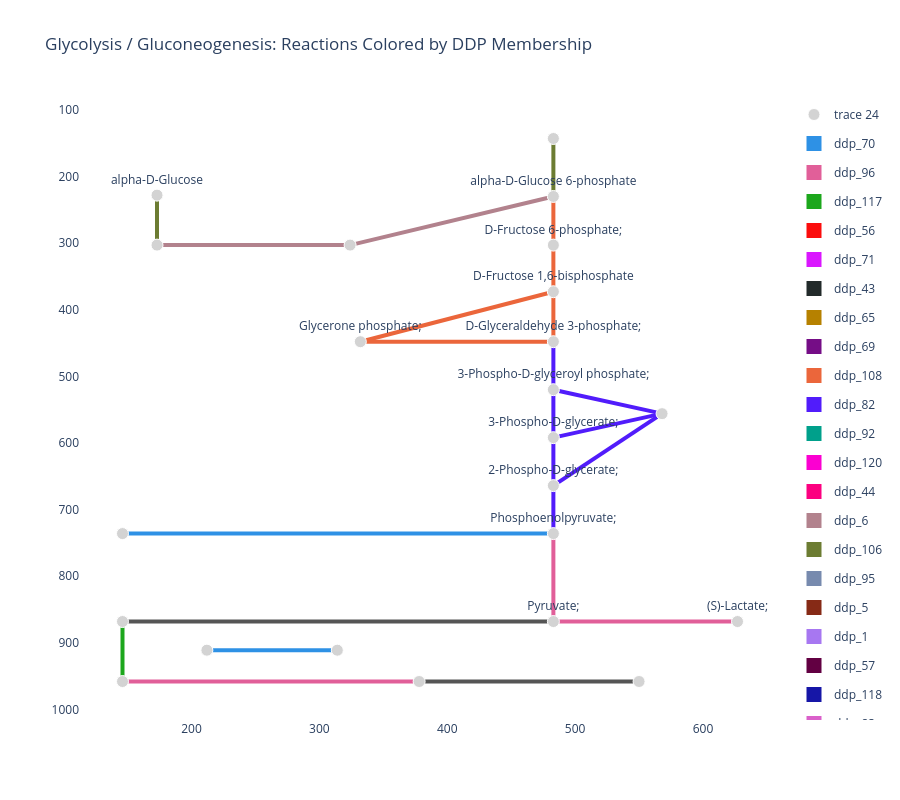

The code cell stored with this chart in its notebook:
### Markdown cell above
### Glycolysis Reactions Colored by DDP Membership

In this plot, each edge represents a reaction in the [KEGG glycolysis/gluconeogenesis pathway (rn00010)](https://www.kegg.jp/pathway/rn00010). We color each reaction by the DDP it belongs to.

### Code cell
pathway_id_to_plot = "rn00010"

ddp_edge_labels = rxn_to_ddp.copy()

with ddp_pathway_palette(ddp_edge_labels):
    fig = mern_support.kegg_pathway_plot(
        pathway=pathway_id_to_plot,
        dataset=dataset,
        rna=rna,
        user_labels=ddp_edge_labels,
        edge_width=4,
        show_node_labels=True,
        labeled_nodes=metabolite_labels(dataset, pathway=pathway_id_to_plot),
    )

fig.update_layout(
    title="Glycolysis / Gluconeogenesis: Reactions Colored by DDP Membership"
)

fig.write_image(f"{base_path_figures}/glycolysis_ddp_plot.png", width=1200, height=800, scale=2)
fig.show()

### Figure 1 — Plotly figure (JSON) as saved in the notebook; plotly's stock layout.template omitted (floating-point values rounded to 4 significant figures)
{"data": [{"hoverinfo": "none", "line": {"color": "#EB663B", "width": 4}, "mode": "lines", "showlegend": false, "type": "scatter", "x": [483, 483, null], "y": [303, 373, null]}, {"hoverinfo": "none", "line": {"color": "#EB663B", "width": 4}, "mode": "lines", "showlegend": false, "type": "scatter", "x": [483, 483, null], "y": [303, 230, null]}, {"hoverinfo": "none", "line": {"color": "#EB663B", "width": 4}, "mode": "lines", "showlegend": false, "type": "scatter", "x": [483, 483, null], "y": [373, 448, null]}, {"hoverinfo": "none", "line": {"color": "#EB663B", "width": 4}, "mode": "lines", "showlegend": false, "type": "scatter", "x": [483, 332, null], "y": [373, 448, null]}, {"hoverinfo": "none", "line": {"color": "#EB663B", "width": 4}, "mode": "lines", "showlegend": false, "type": "scatter", "x": [483, 332, null], "y": [448, 448, null]}, {"hoverinfo": "none", "line": {"color": "#511CFB", "width": 4}, "mode": "lines", "showlegend": false, "type": "scatter", "x": [483, 483, null], "y": [448, 520, null]}, {"hoverinfo": "none", "line": {"color": "#511CFB", "width": 4}, "mode": "lines", "showlegend": false, "type": "scatter", "x": [483, 483, null], "y": [520, 592, null]}, {"hoverinfo": "none", "line": {"color": "#511CFB", "width": 4}, "mode": "lines", "showlegend": false, "type": "scatter", "x": [483, 568, null], "y": [520, 556, null]}, {"hoverinfo": "none", "line": {"color": "#511CFB", "width": 4}, "mode": "lines", "showlegend": false, "type": "scatter", "x": [483, 483, null], "y": [592, 664, null]}, {"hoverinfo": "none", "line": {"color": "#511CFB", "width": 4}, "mode": "lines", "showlegend": false, "type": "scatter", "x": [483, 568, null], "y": [592, 556, null]}, {"hoverinfo": "none", "line": {"color": "#511CFB", "width": 4}, "mode": "lines", "showlegend": false, "type": "scatter", "x": [483, 483, null], "y": [664, 736, null]}, {"hoverinfo": "none", "line": {"color": "#511CFB", "width": 4}, "mode": "lines", "showlegend": false, "type": "scatter", "x": [483, 568, null], "y": [664, 556, null]}, {"hoverinfo": "none", "line": {"color": "#E15F99", "width": 4}, "mode": "lines", "showlegend": false, "type": "scatter", "x": [483, 483, null], "y": [736, 868, null]}, {"hoverinfo": "none", "line": {"color": "#2E91E5", "width": 4}, "mode": "lines", "showlegend": false, "type": "scatter", "x": [483, 146, null], "y": [736, 736, null]}, {"hoverinfo": "none", "line": {"color": "#555555", "width": 4}, "mode": "lines", "showlegend": false, "type": "scatter", "x": [483, 146, null], "y": [868, 868, null]}, {"hoverinfo": "none", "line": {"color": "#E15F99", "width": 4}, "mode": "lines", "showlegend": false, "type": "scatter", "x": [483, 627, null], "y": [868, 868, null]}, {"hoverinfo": "none", "line": {"color": "#1CA71C", "width": 4}, "mode": "lines", "showlegend": false, "type": "scatter", "x": [146, 146, null], "y": [868, 958, null]}, {"hoverinfo": "none", "line": {"color": "#B2828D", "width": 4}, "mode": "lines", "showlegend": false, "type": "scatter", "x": [483, 324, null], "y": [230, 303, null]}, {"hoverinfo": "none", "line": {"color": "#6C7C32", "width": 4}, "mode": "lines", "showlegend": false, "type": "scatter", "x": [483, 483, null], "y": [230, 143, null]}, {"hoverinfo": "none", "line": {"color": "#B2828D", "width": 4}, "mode": "lines", "showlegend": false, "type": "scatter", "x": [324, 173, null], "y": [303, 303, null]}, {"hoverinfo": "none", "line": {"color": "#E15F99", "width": 4}, "mode": "lines", "showlegend": false, "type": "scatter", "x": [378, 146, null], "y": [958, 958, null]}, {"hoverinfo": "none", "line": {"color": "#555555", "width": 4}, "mode": "lines", "showlegend": false, "type": "scatter", "x": [378, 550, null], "y": [958, 958, null]}, {"hoverinfo": "none", "line": {"color": "#6C7C32", "width": 4}, "mode": "lines", "showlegend": false, "type": "scatter", "x": [173, 173, null], "y": [228, 303, null]}, {"hoverinfo": "none", "line": {"color": "#2E91E5", "width": 4}, "mode": "lines", "showlegend": false, "type": "scatter", "x": [212, 314, null], "y": [911, 911, null]}, {"hoverinfo": "text", "hoverlabel": {"bgcolor": "white"}, "hovertemplate": "%{hovertext}<extra></extra>", "hovertext": ["Name: D-Fructose 6-phosphate;<br>ID: cpd:C00085", "Name: D-Fructose 1,6-bisphosphate<br>ID: cpd:C00354", "Name: D-Glyceraldehyde 3-phosphate;<br>ID: cpd:C00118", "Name: Glycerone phosphate;<br>ID: cpd:C00111", "Name: 3-Phospho-D-glyceroyl phosphate;<br>ID: cpd:C00236", "Name: 3-Phospho-D-glycerate;<br>ID: cpd:C00197", "Name: 2-Phospho-D-glycerate;<br>ID: cpd:C00631", "Name: Phosphoenolpyruvate;<br>ID: cpd:C00074", "Name: Pyruvate;<br>ID: cpd:C00022", "Name: Acetyl-CoA;<br>ID: cpd:C00024", "Name: alpha-D-Glucose 6-phosphate<br>ID: cpd:C00668", "Name: beta-D-Glucose 6-phosphate<br>ID: cpd:C01172", "Name: D-Glucose 1-phosphate;<br>ID: cpd:C00103", "Name: Oxaloacetate;<br>ID: cpd:C00036", "Name: (S)-Lactate;<br>ID: cpd:C00186", "Name: Acetaldehyde;<br>ID: cpd:C00084", "Name: Acetate;<br>ID: cpd:C00033", "Name: Ethanol;<br>ID: cpd:C00469", "Name: 2,3-Bisphospho-D-glycerate;<br>ID: cpd:C01159", "Name: alpha-D-Glucose<br>ID: cpd:C00267", "Name: beta-D-Glucose;<br>ID: cpd:C00221", "Name: Enzyme N6-(dihydrolipoyl)lysine;<br>ID: cpd:C15973", "Name: Enzyme N6-(lipoyl)lysine;<br>ID: cpd:C15972"], "marker": {"color": ["lightgray", "lightgray", "lightgray", "lightgray", "lightgray", "lightgray", "lightgray", "lightgray", "lightgray", "lightgray", "lightgray", "lightgray", "lightgray", "lightgray", "lightgray", "lightgray", "lightgray", "lightgray", "lightgray", "lightgray", "lightgray", "lightgray", "lightgray"], "opacity": 1, "size": [12, 12, 12, 12, 12, 12, 12, 12, 12, 12, 12, 12, 12, 12, 12, 12, 12, 12, 12, 12, 12, 12, 12]}, "mode": "markers+text", "text": ["D-Fructose 6-phosphate;", "D-Fructose 1,6-bisphosphate", "D-Glyceraldehyde 3-phosphate;", "Glycerone phosphate;", "3-Phospho-D-glyceroyl phosphate;", "3-Phospho-D-glycerate;", "2-Phospho-D-glycerate;", "Phosphoenolpyruvate;", "Pyruvate;", null, "alpha-D-Glucose 6-phosphate", null, null, null, "(S)-Lactate;", null, null, null, null, "alpha-D-Glucose", null, null, null], "textposition": "top center", "type": "scatter", "x": [483, 483, 483, 332, 483, 483, 483, 483, 483, 146, 483, 324, 483, 146, 627, 378, 146, 550, 568, 173, 173, 212, 314], "y": [303, 373, 448, 448, 520, 592, 664, 736, 868, 868, 230, 303, 143, 736, 868, 958, 958, 958, 556, 228, 303, 911, 911]}, {"hoverinfo": "text", "marker": {"opacity": 0, "size": 10}, "mode": "markers", "showlegend": false, "text": ["Reaction: rn:R00764 rn:R00756 rn:R00762 rn:R05805<br>Value: ddp_108<br>Size: 2.00", "Reaction: rn:R13199<br>Value: ddp_108<br>Size: 2.00", "Reaction: rn:R01068<br>Value: ddp_108<br>Size: 2.00", "Reaction: rn:R01068<br>Value: ddp_108<br>Size: 2.00", "Reaction: rn:R01015<br>Value: ddp_108<br>Size: 2.00", "Reaction: rn:R01061 rn:R01063<br>Value: ddp_82<br>Size: 2.00", "Reaction: rn:R01512<br>Value: ddp_82<br>Size: 2.00", "Reaction: rn:R01662<br>Value: ddp_82<br>Size: 2.00", "Reaction: rn:R01518<br>Value: ddp_82<br>Size: 2.00", "Reaction: rn:R01516<br>Value: ddp_82<br>Size: 2.00", "Reaction: rn:R00658<br>Value: ddp_82<br>Size: 2.00", "Reaction: rn:R09532<br>Value: ddp_82<br>Size: 2.00", "Reaction: rn:R00199 rn:R00200 rn:R00206 rn:R02320<br>Value: ddp_96<br>Size: 2.00", "Reaction: rn:R00341 rn:R00345 rn:R00346 rn:R00431 rn:R00726<br>Value: ddp_70<br>Size: 2.00", "Reaction: rn:R00209 rn:R00212 rn:R01196 rn:R10866<br>Value: NA<br>Size: 2.00", "Reaction: rn:R00196 rn:R00703 rn:R01447 rn:R13050<br>Value: ddp_96<br>Size: 2.00", "Reaction: rn:R00229 rn:R00235<br>Value: ddp_117<br>Size: 2.00", "Reaction: rn:R02739<br>Value: ddp_6<br>Size: 2.00", "Reaction: rn:R00959<br>Value: ddp_106<br>Size: 2.00", "Reaction: rn:R01600 rn:R02187 rn:R09086<br>Value: ddp_6<br>Size: 2.00", "Reaction: rn:R00710 rn:R00711<br>Value: ddp_2<br>Size: 2.00", "Reaction: rn:R00746 rn:R00754 rn:R05198 rn:R09127 rn:R09479<br>Value: NA<br>Size: 2.00", "Reaction: rn:R01602<br>Value: ddp_106<br>Size: 2.00", "Reaction: rn:R07618<br>Value: ddp_122<br>Size: 2.00"], "type": "scatter", "x": [483, 483, 483, 407.5, 407.5, 483, 483, 525.5, 483, 525.5, 483, 525.5, 483, 314.5, 314.5, 555, 146, 403.5, 483, 248.5, 262, 464, 173, 263], "y": [338, 266.5, 410.5, 410.5, 448, 484, 556, 538, 628, 574, 700, 610, 802, 736, 868, 868, 913, 266.5, 186.5, 303, 958, 958, 265.5, 911]}, {"legendgroup": "ddp_70", "marker": {"color": "#2E91E5", "size": 15, "symbol": "square"}, "mode": "markers", "name": "ddp_70", "showlegend": true, "type": "scatter", "x": [null], "y": [null]}, {"legendgroup": "ddp_96", "marker": {"color": "#E15F99", "size": 15, "symbol": "square"}, "mode": "markers", "name": "ddp_96", "showlegend": true, "type": "scatter", "x": [null], "y": [null]}, {"legendgroup": "ddp_117", "marker": {"color": "#1CA71C", "size": 15, "symbol": "square"}, "mode": "markers", "name": "ddp_117", "showlegend": true, "type": "scatter", "x": [null], "y": [null]}, {"legendgroup": "ddp_56", "marker": {"color": "#FB0D0D", "size": 15, "symbol": "square"}, "mode": "markers", "name": "ddp_56", "showlegend": true, "type": "scatter", "x": [null], "y": [null]}, {"legendgroup": "ddp_71", "marker": {"color": "#DA16FF", "size": 15, "symbol": "square"}, "mode": "markers", "name": "ddp_71", "showlegend": true, "type": "scatter", "x": [null], "y": [null]}, {"legendgroup": "ddp_43", "marker": {"color": "#222A2A", "size": 15, "symbol": "square"}, "mode": "markers", "name": "ddp_43", "showlegend": true, "type": "scatter", "x": [null], "y": [null]}, {"legendgroup": "ddp_65", "marker": {"color": "#B68100", "size": 15, "symbol": "square"}, "mode": "markers", "name": "ddp_65", "showlegend": true, "type": "scatter", "x": [null], "y": [null]}, {"legendgroup": "ddp_69", "marker": {"color": "#750D86", "size": 15, "symbol": "square"}, "mode": "markers", "name": "ddp_69", "showlegend": true, "type": "scatter", "x": [null], "y": [null]}, {"legendgroup": "ddp_108", "marker": {"color": "#EB663B", "size": 15, "symbol": "square"}, "mode": "markers", "name": "ddp_108", "showlegend": true, "type": "scatter", "x": [null], "y": [null]}, {"legendgroup": "ddp_82", "marker": {"color": "#511CFB", "size": 15, "symbol": "square"}, "mode": "markers", "name": "ddp_82", "showlegend": true, "type": "scatter", "x": [null], "y": [null]}, {"legendgroup": "ddp_92", "marker": {"color": "#00A08B", "size": 15, "symbol": "square"}, "mode": "markers", "name": "ddp_92", "showlegend": true, "type": "scatter", "x": [null], "y": [null]}, {"legendgroup": "ddp_120", "marker": {"color": "#FB00D1", "size": 15, "symbol": "square"}, "mode": "markers", "name": "ddp_120", "showlegend": true, "type": "scatter", "x": [null], "y": [null]}, {"legendgroup": "ddp_44", "marker": {"color": "#FC0080", "size": 15, "symbol": "square"}, "mode": "markers", "name": "ddp_44", "showlegend": true, "type": "scatter", "x": [null], "y": [null]}, {"legendgroup": "ddp_6", "marker": {"color": "#B2828D", "size": 15, "symbol": "square"}, "mode": "markers", "name": "ddp_6", "showlegend": true, "type": "scatter", "x": [null], "y": [null]}, {"legendgroup": "ddp_106", "marker": {"color": "#6C7C32", "size": 15, "symbol": "square"}, "mode": "markers", "name": "ddp_106", "showlegend": true, "type": "scatter", "x": [null], "y": [null]}, {"legendgroup": "ddp_95", "marker": {"color": "#778AAE", "size": 15, "symbol": "square"}, "mode": "markers", "name": "ddp_95", "showlegend": true, "type": "scatter", "x": [null], "y": [null]}, {"legendgroup": "ddp_5", "marker": {"color": "#862A16", "size": 15, "symbol": "square"}, "mode": "markers", "name": "ddp_5", "showlegend": true, "type": "scatter", "x": [null], "y": [null]}, {"legendgroup": "ddp_1", "marker": {"color": "#A777F1", "size": 15, "symbol": "square"}, "mode": "markers", "name": "ddp_1", "showlegend": true, "type": "scatter", "x": [null], "y": [null]}, {"legendgroup": "ddp_57", "marker": {"color": "#620042", "size": 15, "symbol": "square"}, "mode": "markers", "name": "ddp_57", "showlegend": true, "type": "scatter", "x": [null], "y": [null]}, {"legendgroup": "ddp_118", "marker": {"color": "#1616A7", "size": 15, "symbol": "square"}, "mode": "markers", "name": "ddp_118", "showlegend": true, "type": "scatter", "x": [null], "y": [null]}, {"legendgroup": "ddp_83", "marker": {"color": "#DA60CA", "size": 15, "symbol": "square"}, "mode": "markers", "name": "ddp_83", "showlegend": true, "type": "scatter", "x": [null], "y": [null]}, {"legendgroup": "ddp_77", "marker": {"color": "#6C4516", "size": 15, "symbol": "square"}, "mode": "markers", "name": "ddp_77", "showlegend": true, "type": "scatter", "x": [null], "y": [null]}, {"legendgroup": "ddp_98", "marker": {"color": "#0D2A63", "size": 15, "symbol": "square"}, "mode": "markers", "name": "ddp_98", "showlegend": true, "type": "scatter", "x": [null], "y": [null]}, {"legendgroup": "ddp_32", "marker": {"color": "#AF0038", "size": 15, "symbol": "square"}, "mode": "markers", "name": "ddp_32", "showlegend": true, "type": "scatter", "x": [null], "y": [null]}, {"legendgroup": "ddp_97", "marker": {"color": "#2E91E5", "size": 15, "symbol": "square"}, "mode": "markers", "name": "ddp_97", "showlegend": true, "type": "scatter", "x": [null], "y": [null]}, {"legendgroup": "ddp_2", "marker": {"color": "#E15F99", "size": 15, "symbol": "square"}, "mode": "markers", "name": "ddp_2", "showlegend": true, "type": "scatter", "x": [null], "y": [null]}, {"legendgroup": "ddp_81", "marker": {"color": "#1CA71C", "size": 15, "symbol": "square"}, "mode": "markers", "name": "ddp_81", "showlegend": true, "type": "scatter", "x": [null], "y": [null]}, {"legendgroup": "ddp_116", "marker": {"color": "#FB0D0D", "size": 15, "symbol": "square"}, "mode": "markers", "name": "ddp_116", "showlegend": true, "type": "scatter", "x": [null], "y": [null]}, {"legendgroup": "ddp_30", "marker": {"color": "#DA16FF", "size": 15, "symbol": "square"}, "mode": "markers", "name": "ddp_30", "showlegend": true, "type": "scatter", "x": [null], "y": [null]}, {"legendgroup": "ddp_35", "marker": {"color": "#222A2A", "size": 15, "symbol": "square"}, "mode": "markers", "name": "ddp_35", "showlegend": true, "type": "scatter", "x": [null], "y": [null]}, {"legendgroup": "ddp_67", "marker": {"color": "#B68100", "size": 15, "symbol": "square"}, "mode": "markers", "name": "ddp_67", "showlegend": true, "type": "scatter", "x": [null], "y": [null]}, {"legendgroup": "ddp_52", "marker": {"color": "#750D86", "size": 15, "symbol": "square"}, "mode": "markers", "name": "ddp_52", "showlegend": true, "type": "scatter", "x": [null], "y": [null]}, {"legendgroup": "ddp_68", "marker": {"color": "#EB663B", "size": 15, "symbol": "square"}, "mode": "markers", "name": "ddp_68", "showlegend": true, "type": "scatter", "x": [null], "y": [null]}, {"legendgroup": "ddp_93", "marker": {"color": "#511CFB", "size": 15, "symbol": "square"}, "mode": "markers", "name": "ddp_93", "showlegend": true, "type": "scatter", "x": [null], "y": [null]}, {"legendgroup": "ddp_80", "marker": {"color": "#00A08B", "size": 15, "symbol": "square"}, "mode": "markers", "name": "ddp_80", "showlegend": true, "type": "scatter", "x": [null], "y": [null]}, {"legendgroup": "ddp_19", "marker": {"color": "#FB00D1", "size": 15, "symbol": "square"}, "mode": "markers", "name": "ddp_19", "showlegend": true, "type": "scatter", "x": [null], "y": [null]}, {"legendgroup": "ddp_29", "marker": {"color": "#FC0080", "size": 15, "symbol": "square"}, "mode": "markers", "name": "ddp_29", "showlegend": true, "type": "scatter", "x": [null], "y": [null]}, {"legendgroup": "ddp_3", "marker": {"color": "#B2828D", "size": 15, "symbol": "square"}, "mode": "markers", "name": "ddp_3", "showlegend": true, "type": "scatter", "x": [null], "y": [null]}, {"legendgroup": "ddp_66", "marker": {"color": "#6C7C32", "size": 15, "symbol": "square"}, "mode": "markers", "name": "ddp_66", "showlegend": true, "type": "scatter", "x": [null], "y": [null]}, {"legendgroup": "ddp_55", "marker": {"color": "#778AAE", "size": 15, "symbol": "square"}, "mode": "markers", "name": "ddp_55", "showlegend": true, "type": "scatter", "x": [null], "y": [null]}, {"legendgroup": "ddp_110", "marker": {"color": "#862A16", "size": 15, "symbol": "square"}, "mode": "markers", "name": "ddp_110", "showlegend": true, "type": "scatter", "x": [null], "y": [null]}, {"legendgroup": "ddp_111", "marker": {"color": "#A777F1", "size": 15, "symbol": "square"}, "mode": "markers", "name": "ddp_111", "showlegend": true, "type": "scatter", "x": [null], "y": [null]}, {"legendgroup": "ddp_73", "marker": {"color": "#620042", "size": 15, "symbol": "square"}, "mode": "markers", "name": "ddp_73", "showlegend": true, "type": "scatter", "x": [null], "y": [null]}, {"legendgroup": "ddp_54", "marker": {"color": "#1616A7", "size": 15, "symbol": "square"}, "mode": "markers", "name": "ddp_54", "showlegend": true, "type": "scatter", "x": [null], "y": [null]}, {"legendgroup": "ddp_45", "marker": {"color": "#DA60CA", "size": 15, "symbol": "square"}, "mode": "markers", "name": "ddp_45", "showlegend": true, "type": "scatter", "x": [null], "y": [null]}, {"legendgroup": "ddp_84", "marker": {"color": "#6C4516", "size": 15, "symbol": "square"}, "mode": "markers", "name": "ddp_84", "showlegend": true, "type": "scatter", "x": [null], "y": [null]}, {"legendgroup": "ddp_109", "marker": {"color": "#0D2A63", "size": 15, "symbol": "square"}, "mode": "markers", "name": "ddp_109", "showlegend": true, "type": "scatter", "x": [null], "y": [null]}, {"legendgroup": "ddp_17", "marker": {"color": "#AF0038", "size": 15, "symbol": "square"}, "mode": "markers", "name": "ddp_17", "showlegend": true, "type": "scatter", "x": [null], "y": [null]}, {"legendgroup": "ddp_122", "marker": {"color": "#2E91E5", "size": 15, "symbol": "square"}, "mode": "markers", "name": "ddp_122", "showlegend": true, "type": "scatter", "x": [null], "y": [null]}, {"legendgroup": "ddp_16", "marker": {"color": "#E15F99", "size": 15, "symbol": "square"}, "mode": "markers", "name": "ddp_16", "showlegend": true, "type": "scatter", "x": [null], "y": [null]}, {"legendgroup": "ddp_7", "marker": {"color": "#1CA71C", "size": 15, "symbol": "square"}, "mode": "markers", "name": "ddp_7", "showlegend": true, "type": "scatter", "x": [null], "y": [null]}, {"legendgroup": "ddp_121", "marker": {"color": "#FB0D0D", "size": 15, "symbol": "square"}, "mode": "markers", "name": "ddp_121", "showlegend": true, "type": "scatter", "x": [null], "y": [null]}, {"legendgroup": "ddp_20", "marker": {"color": "#DA16FF", "size": 15, "symbol": "square"}, "mode": "markers", "name": "ddp_20", "showlegend": true, "type": "scatter", "x": [null], "y": [null]}, {"legendgroup": "ddp_85", "marker": {"color": "#222A2A", "size": 15, "symbol": "square"}, "mode": "markers", "name": "ddp_85", "showlegend": true, "type": "scatter", "x": [null], "y": [null]}, {"legendgroup": "ddp_25", "marker": {"color": "#B68100", "size": 15, "symbol": "square"}, "mode": "markers", "name": "ddp_25", "showlegend": true, "type": "scatter", "x": [null], "y": [null]}, {"legendgroup": "ddp_89", "marker": {"color": "#750D86", "size": 15, "symbol": "square"}, "mode": "markers", "name": "ddp_89", "showlegend": true, "type": "scatter", "x": [null], "y": [null]}, {"legendgroup": "ddp_119", "marker": {"color": "#EB663B", "size": 15, "symbol": "square"}, "mode": "markers", "name": "ddp_119", "showlegend": true, "type": "scatter", "x": [null], "y": [null]}, {"legendgroup": "ddp_72", "marker": {"color": "#511CFB", "size": 15, "symbol": "square"}, "mode": "markers", "name": "ddp_72", "showlegend": true, "type": "scatter", "x": [null], "y": [null]}, {"legendgroup": "ddp_59", "marker": {"color": "#00A08B", "size": 15, "symbol": "square"}, "mode": "markers", "name": "ddp_59", "showlegend": true, "type": "scatter", "x": [null], "y": [null]}, {"legendgroup": "ddp_33", "marker": {"color": "#FB00D1", "size": 15, "symbol": "square"}, "mode": "markers", "name": "ddp_33", "showlegend": true, "type": "scatter", "x": [null], "y": [null]}, {"legendgroup": "ddp_18", "marker": {"color": "#FC0080", "size": 15, "symbol": "square"}, "mode": "markers", "name": "ddp_18", "showlegend": true, "type": "scatter", "x": [null], "y": [null]}, {"legendgroup": "ddp_88", "marker": {"color": "#B2828D", "size": 15, "symbol": "square"}, "mode": "markers", "name": "ddp_88", "showlegend": true, "type": "scatter", "x": [null], "y": [null]}, {"legendgroup": "ddp_104", "marker": {"color": "#6C7C32", "size": 15, "symbol": "square"}, "mode": "markers", "name": "ddp_104", "showlegend": true, "type": "scatter", "x": [null], "y": [null]}, {"legendgroup": "ddp_103", "marker": {"color": "#778AAE", "size": 15, "symbol": "square"}, "mode": "markers", "name": "ddp_103", "showlegend": true, "type": "scatter", "x": [null], "y": [null]}, {"legendgroup": "ddp_87", "marker": {"color": "#862A16", "size": 15, "symbol": "square"}, "mode": "markers", "name": "ddp_87", "showlegend": true, "type": "scatter", "x": [null], "y": [null]}, {"legendgroup": "ddp_9", "marker": {"color": "#A777F1", "size": 15, "symbol": "square"}, "mode": "markers", "name": "ddp_9", "showlegend": true, "type": "scatter", "x": [null], "y": [null]}, {"legendgroup": "ddp_10", "marker": {"color": "#620042", "size": 15, "symbol": "square"}, "mode": "markers", "name": "ddp_10", "showlegend": true, "type": "scatter", "x": [null], "y": [null]}, {"legendgroup": "ddp_107", "marker": {"color": "#1616A7", "size": 15, "symbol": "square"}, "mode": "markers", "name": "ddp_107", "showlegend": true, "type": "scatter", "x": [null], "y": [null]}, {"legendgroup": "ddp_91", "marker": {"color": "#DA60CA", "size": 15, "symbol": "square"}, "mode": "markers", "name": "ddp_91", "showlegend": true, "type": "scatter", "x": [null], "y": [null]}, {"legendgroup": "ddp_75", "marker": {"color": "#6C4516", "size": 15, "symbol": "square"}, "mode": "markers", "name": "ddp_75", "showlegend": true, "type": "scatter", "x": [null], "y": [null]}, {"legendgroup": "ddp_8", "marker": {"color": "#0D2A63", "size": 15, "symbol": "square"}, "mode": "markers", "name": "ddp_8", "showlegend": true, "type": "scatter", "x": [null], "y": [null]}, {"legendgroup": "ddp_115", "marker": {"color": "#AF0038", "size": 15, "symbol": "square"}, "mode": "markers", "name": "ddp_115", "showlegend": true, "type": "scatter", "x": [null], "y": [null]}, {"legendgroup": "ddp_100", "marker": {"color": "#2E91E5", "size": 15, "symbol": "square"}, "mode": "markers", "name": "ddp_100", "showlegend": true, "type": "scatter", "x": [null], "y": [null]}, {"legendgroup": "ddp_4", "marker": {"color": "#E15F99", "size": 15, "symbol": "square"}, "mode": "markers", "name": "ddp_4", "showlegend": true, "type": "scatter", "x": [null], "y": [null]}, {"legendgroup": "ddp_13", "marker": {"color": "#1CA71C", "size": 15, "symbol": "square"}, "mode": "markers", "name": "ddp_13", "showlegend": true, "type": "scatter", "x": [null], "y": [null]}, {"legendgroup": "ddp_94", "marker": {"color": "#FB0D0D", "size": 15, "symbol": "square"}, "mode": "markers", "name": "ddp_94", "showlegend": true, "type": "scatter", "x": [null], "y": [null]}, {"legendgroup": "ddp_74", "marker": {"color": "#DA16FF", "size": 15, "symbol": "square"}, "mode": "markers", "name": "ddp_74", "showlegend": true, "type": "scatter", "x": [null], "y": [null]}, {"legendgroup": "ddp_112", "marker": {"color": "#222A2A", "size": 15, "symbol": "square"}, "mode": "markers", "name": "ddp_112", "showlegend": true, "type": "scatter", "x": [null], "y": [null]}, {"legendgroup": "ddp_46", "marker": {"color": "#B68100", "size": 15, "symbol": "square"}, "mode": "markers", "name": "ddp_46", "showlegend": true, "type": "scatter", "x": [null], "y": [null]}, {"legendgroup": "ddp_64", "marker": {"color": "#750D86", "size": 15, "symbol": "square"}, "mode": "markers", "name": "ddp_64", "showlegend": true, "type": "scatter", "x": [null], "y": [null]}, {"legendgroup": "ddp_27", "marker": {"color": "#EB663B", "size": 15, "symbol": "square"}, "mode": "markers", "name": "ddp_27", "showlegend": true, "type": "scatter", "x": [null], "y": [null]}, {"legendgroup": "ddp_90", "marker": {"color": "#511CFB", "size": 15, "symbol": "square"}, "mode": "markers", "name": "ddp_90", "showlegend": true, "type": "scatter", "x": [null], "y": [null]}, {"legendgroup": "ddp_102", "marker": {"color": "#00A08B", "size": 15, "symbol": "square"}, "mode": "markers", "name": "ddp_102", "showlegend": true, "type": "scatter", "x": [null], "y": [null]}, {"legendgroup": "ddp_86", "marker": {"color": "#FB00D1", "size": 15, "symbol": "square"}, "mode": "markers", "name": "ddp_86", "showlegend": true, "type": "scatter", "x": [null], "y": [null]}, {"legendgroup": "ddp_78", "marker": {"color": "#FC0080", "size": 15, "symbol": "square"}, "mode": "markers", "name": "ddp_78", "showlegend": true, "type": "scatter", "x": [null], "y": [null]}, {"legendgroup": "ddp_22", "marker": {"color": "#B2828D", "size": 15, "symbol": "square"}, "mode": "markers", "name": "ddp_22", "showlegend": true, "type": "scatter", "x": [null], "y": [null]}, {"legendgroup": "ddp_61", "marker": {"color": "#6C7C32", "size": 15, "symbol": "square"}, "mode": "markers", "name": "ddp_61", "showlegend": true, "type": "scatter", "x": [null], "y": [null]}, {"legendgroup": "ddp_63", "marker": {"color": "#778AAE", "size": 15, "symbol": "square"}, "mode": "markers", "name": "ddp_63", "showlegend": true, "type": "scatter", "x": [null], "y": [null]}, {"legendgroup": "ddp_113", "marker": {"color": "#862A16", "size": 15, "symbol": "square"}, "mode": "markers", "name": "ddp_113", "showlegend": true, "type": "scatter", "x": [null], "y": [null]}, {"legendgroup": "ddp_114", "marker": {"color": "#A777F1", "size": 15, "symbol": "square"}, "mode": "markers", "name": "ddp_114", "showlegend": true, "type": "scatter", "x": [null], "y": [null]}, {"legendgroup": "ddp_76", "marker": {"color": "#620042", "size": 15, "symbol": "square"}, "mode": "markers", "name": "ddp_76", "showlegend": true, "type": "scatter", "x": [null], "y": [null]}, {"legendgroup": "ddp_48", "marker": {"color": "#1616A7", "size": 15, "symbol": "square"}, "mode": "markers", "name": "ddp_48", "showlegend": true, "type": "scatter", "x": [null], "y": [null]}, {"legendgroup": "ddp_38", "marker": {"color": "#DA60CA", "size": 15, "symbol": "square"}, "mode": "markers", "name": "ddp_38", "showlegend": true, "type": "scatter", "x": [null], "y": [null]}, {"legendgroup": "ddp_39", "marker": {"color": "#6C4516", "size": 15, "symbol": "square"}, "mode": "markers", "name": "ddp_39", "showlegend": true, "type": "scatter", "x": [null], "y": [null]}, {"legendgroup": "ddp_0", "marker": {"color": "#0D2A63", "size": 15, "symbol": "square"}, "mode": "markers", "name": "ddp_0", "showlegend": true, "type": "scatter", "x": [null], "y": [null]}, {"legendgroup": "ddp_79", "marker": {"color": "#AF0038", "size": 15, "symbol": "square"}, "mode": "markers", "name": "ddp_79", "showlegend": true, "type": "scatter", "x": [null], "y": [null]}, {"legendgroup": "ddp_105", "marker": {"color": "#2E91E5", "size": 15, "symbol": "square"}, "mode": "markers", "name": "ddp_105", "showlegend": true, "type": "scatter", "x": [null], "y": [null]}, {"legendgroup": "ddp_51", "marker": {"color": "#E15F99", "size": 15, "symbol": "square"}, "mode": "markers", "name": "ddp_51", "showlegend": true, "type": "scatter", "x": [null], "y": [null]}, {"legendgroup": "ddp_58", "marker": {"color": "#1CA71C", "size": 15, "symbol": "square"}, "mode": "markers", "name": "ddp_58", "showlegend": true, "type": "scatter", "x": [null], "y": [null]}, {"legendgroup": "ddp_101", "marker": {"color": "#FB0D0D", "size": 15, "symbol": "square"}, "mode": "markers", "name": "ddp_101", "showlegend": true, "type": "scatter", "x": [null], "y": [null]}, {"legendgroup": "ddp_53", "marker": {"color": "#DA16FF", "size": 15, "symbol": "square"}, "mode": "markers", "name": "ddp_53", "showlegend": true, "type": "scatter", "x": [null], "y": [null]}, {"legendgroup": "ddp_28", "marker": {"color": "#222A2A", "size": 15, "symbol": "square"}, "mode": "markers", "name": "ddp_28", "showlegend": true, "type": "scatter", "x": [null], "y": [null]}, {"legendgroup": "ddp_99", "marker": {"color": "#B68100", "size": 15, "symbol": "square"}, "mode": "markers", "name": "ddp_99", "showlegend": true, "type": "scatter", "x": [null], "y": [null]}, {"legendgroup": "ddp_21", "marker": {"color": "#750D86", "size": 15, "symbol": "square"}, "mode": "markers", "name": "ddp_21", "showlegend": true, "type": "scatter", "x": [null], "y": [null]}, {"legendgroup": "ddp_40", "marker": {"color": "#EB663B", "size": 15, "symbol": "square"}, "mode": "markers", "name": "ddp_40", "showlegend": true, "type": "scatter", "x": [null], "y": [null]}, {"legendgroup": "ddp_41", "marker": {"color": "#511CFB", "size": 15, "symbol": "square"}, "mode": "markers", "name": "ddp_41", "showlegend": true, "type": "scatter", "x": [null], "y": [null]}, {"legendgroup": "ddp_37", "marker": {"color": "#00A08B", "size": 15, "symbol": "square"}, "mode": "markers", "name": "ddp_37", "showlegend": true, "type": "scatter", "x": [null], "y": [null]}, {"legendgroup": "ddp_34", "marker": {"color": "#FB00D1", "size": 15, "symbol": "square"}, "mode": "markers", "name": "ddp_34", "showlegend": true, "type": "scatter", "x": [null], "y": [null]}, {"legendgroup": "ddp_60", "marker": {"color": "#FC0080", "size": 15, "symbol": "square"}, "mode": "markers", "name": "ddp_60", "showlegend": true, "type": "scatter", "x": [null], "y": [null]}, {"legendgroup": "ddp_49", "marker": {"color": "#B2828D", "size": 15, "symbol": "square"}, "mode": "markers", "name": "ddp_49", "showlegend": true, "type": "scatter", "x": [null], "y": [null]}, {"legendgroup": "ddp_62", "marker": {"color": "#6C7C32", "size": 15, "symbol": "square"}, "mode": "markers", "name": "ddp_62", "showlegend": true, "type": "scatter", "x": [null], "y": [null]}, {"legendgroup": "ddp_50", "marker": {"color": "#778AAE", "size": 15, "symbol": "square"}, "mode": "markers", "name": "ddp_50", "showlegend": true, "type": "scatter", "x": [null], "y": [null]}, {"legendgroup": "ddp_31", "marker": {"color": "#862A16", "size": 15, "symbol": "square"}, "mode": "markers", "name": "ddp_31", "showlegend": true, "type": "scatter", "x": [null], "y": [null]}, {"legendgroup": "ddp_24", "marker": {"color": "#A777F1", "size": 15, "symbol": "square"}, "mode": "markers", "name": "ddp_24", "showlegend": true, "type": "scatter", "x": [null], "y": [null]}, {"legendgroup": "ddp_42", "marker": {"color": "#620042", "size": 15, "symbol": "square"}, "mode": "markers", "name": "ddp_42", "showlegend": true, "type": "scatter", "x": [null], "y": [null]}, {"legendgroup": "ddp_26", "marker": {"color": "#1616A7", "size": 15, "symbol": "square"}, "mode": "markers", "name": "ddp_26", "showlegend": true, "type": "scatter", "x": [null], "y": [null]}, {"legendgroup": "ddp_11", "marker": {"color": "#DA60CA", "size": 15, "symbol": "square"}, "mode": "markers", "name": "ddp_11", "showlegend": true, "type": "scatter", "x": [null], "y": [null]}, {"legendgroup": "ddp_14", "marker": {"color": "#6C4516", "size": 15, "symbol": "square"}, "mode": "markers", "name": "ddp_14", "showlegend": true, "type": "scatter", "x": [null], "y": [null]}, {"legendgroup": "ddp_36", "marker": {"color": "#0D2A63", "size": 15, "symbol": "square"}, "mode": "markers", "name": "ddp_36", "showlegend": true, "type": "scatter", "x": [null], "y": [null]}, {"legendgroup": "ddp_47", "marker": {"color": "#AF0038", "size": 15, "symbol": "square"}, "mode": "markers", "name": "ddp_47", "showlegend": true, "type": "scatter", "x": [null], "y": [null]}, {"legendgroup": "ddp_15", "marker": {"color": "#2E91E5", "size": 15, "symbol": "square"}, "mode": "markers", "name": "ddp_15", "showlegend": true, "type": "scatter", "x": [null], "y": [null]}, {"legendgroup": "ddp_12", "marker": {"color": "#E15F99", "size": 15, "symbol": "square"}, "mode": "markers", "name": "ddp_12", "showlegend": true, "type": "scatter", "x": [null], "y": [null]}, {"legendgroup": "ddp_23", "marker": {"color": "#1CA71C", "size": 15, "symbol": "square"}, "mode": "markers", "name": "ddp_23", "showlegend": true, "type": "scatter", "x": [null], "y": [null]}], "layout": {"height": 800, "hovermode": "closest", "plot_bgcolor": "white", "title": {"text": "Glycolysis / Gluconeogenesis: Reactions Colored by DDP Membership"}, "xaxis": {"showgrid": false}, "yaxis": {"autorange": "reversed", "showgrid": false}}}
